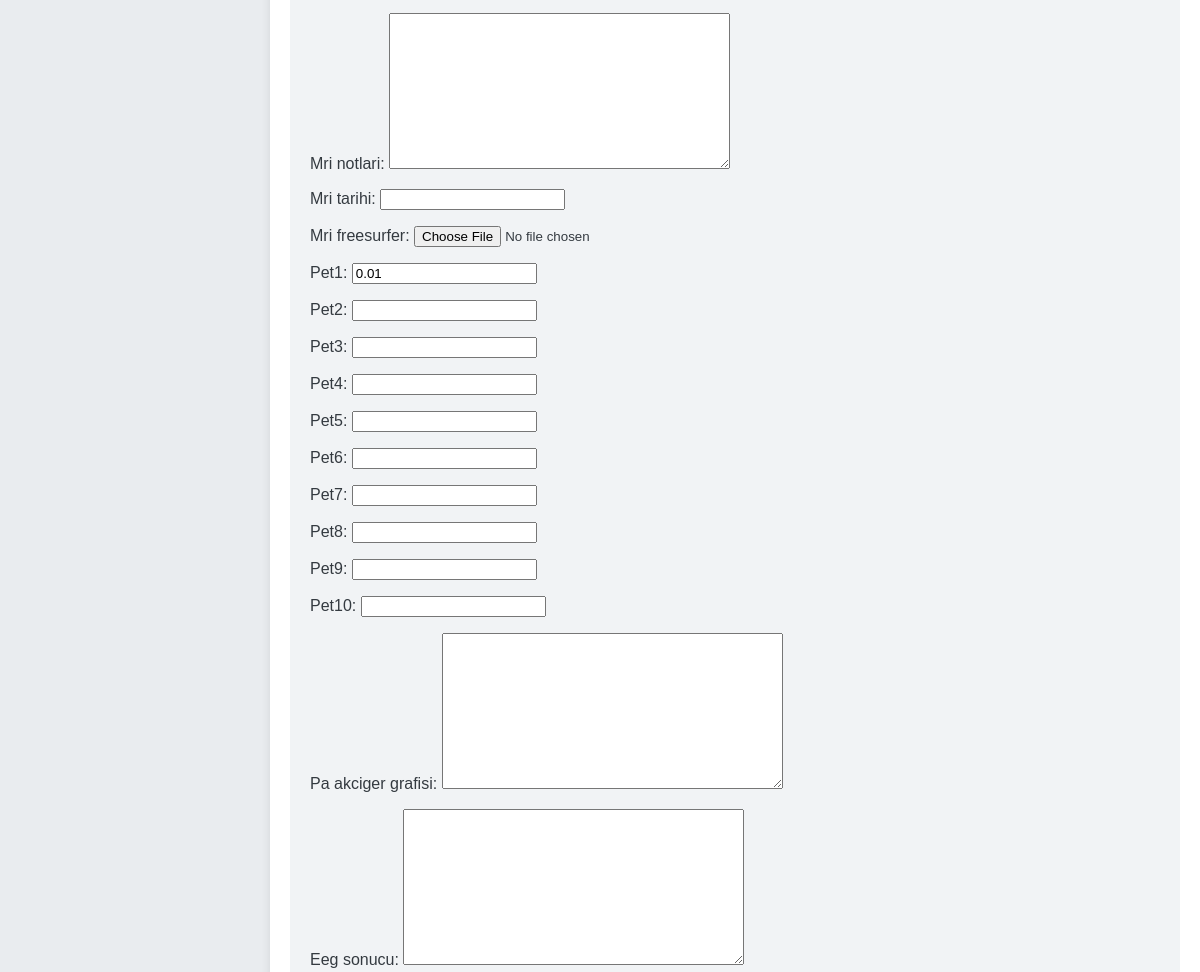
The app's page /muayene/edit/1/ (middle part), older data.
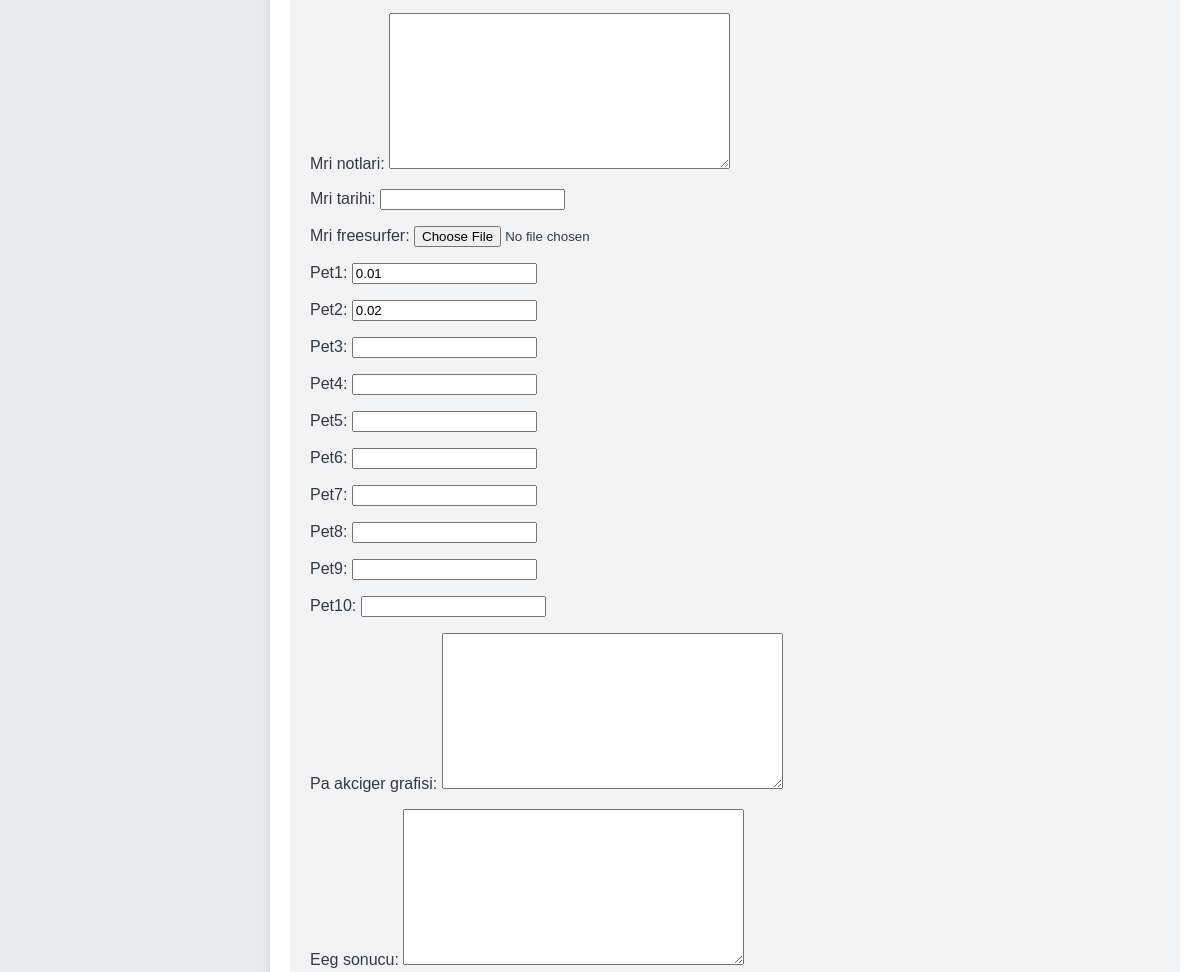
The same page, newer data.
### AHVP_app/models.py (models this page shows, shortened)
class Muayene(models.Model):
    hasta = models.ForeignKey(Hasta, on_delete=models.CASCADE)  # The examination belongs to a patient
    sifrelenmis_tarih = models.CharField(max_length=255)  # Encrypted date
    denge_bozuklugu = models.BooleanField(default=False)
    serebellar_bulgular = models.BooleanField(default=False)
    ense_sertligi = models.BooleanField(default=False)
    parkinsonizm = models.BooleanField(default=False)
    kranial_sinir_bulgulari = models.BooleanField(default=False)
    motor_duygusal_bulgular = models.BooleanField(default=False)
    patolojik_refleks = models.BooleanField(default=False)
    acer = models.IntegerField(null=True, blank=True)
    npt = models.IntegerField(null=True, blank=True)
    beck_depresyon = models.IntegerField(null=True, blank=True)
    beck_anksiyete = models.IntegerField(null=True, blank=True)
    geriatrik_depresyon = models.IntegerField(null=True, blank=True)
    mmse_zaman = models.IntegerField(null=True, blank=True)
    mmse_yer = models.IntegerField(null=True, blank=True)
    mmse_kayithafizasi = models.IntegerField(null=True, blank=True)
    mmse_dikkat = models.IntegerField(null=True, blank=True)
    mmse_hatirlama = models.IntegerField(null=True, blank=True)
    mmse_lisan = models.IntegerField(null=True, blank=True)
    mmse = models.IntegerField(null=True, blank=True)
    tam_kan_hb = models.DecimalField(max_digits=5, decimal_places=2, null=True, blank=True)
    tam_kan_lym = models.DecimalField(max_digits=5, decimal_places=2, null=True, blank=True)
    tam_kan_neu = models.DecimalField(max_digits=5, decimal_places=2, null=True, blank=True)
    tam_kan_plt = models.DecimalField(max_digits=5, decimal_places=2, null=True, blank=True)
    vitamin_b12 = models.DecimalField(max_digits=5, decimal_places=2, null=True, blank=True)
    ast = models.DecimalField(max_digits=5, decimal_places=2, null=True, blank=True)
    alt = models.DecimalField(max_digits=5, decimal_places=2, null=True, blank=True)
    ldh = models.DecimalField(max_digits=5, decimal_places=2, null=True, blank=True)
    bun = models.DecimalField(max_digits=5, decimal_places=2, null=True, blank=True)
    kreatinin = models.DecimalField(max_digits=5, decimal_places=2, null=True, blank=True)
    uric_acid = models.DecimalField(max_digits=5, decimal_places=2, null=True, blank=True)
    eritrosit = models.DecimalField(max_digits=5, decimal_places=2, null=True, blank=True)
    sedim = models.DecimalField(max_digits=5, decimal_places=2, null=True, blank=True)
    vldrl = models.CharField(max_length=100, null=True, blank=True)
    bt_sonucu = models.TextField(null=True, blank=True)
    mri_notlari = models.TextField(null=True, blank=True)
    mri_tarihi = models.DateField(null=True, blank=True)
    mri_freesurfer = models.FileField(upload_to='mri/', null=True, blank=True)
    pet1 = models.DecimalField(max_digits=5, decimal_places=2, null=True, blank=True)
    pet2 = models.DecimalField(max_digits=5, decimal_places=2, null=True, blank=True)
    pet3 = models.DecimalField(max_digits=5, decimal_places=2, null=True, blank=True)
    pet4 = models.DecimalField(max_digits=5, decimal_places=2, null=True, blank=True)
    pet5 = models.DecimalField(max_digits=5, decimal_places=2, null=True, blank=True)
    pet6 = models.DecimalField(max_digits=5, decimal_places=2, null=True, blank=True)
    pet7 = models.DecimalField(max_digits=5, decimal_places=2, null=True, blank=True)
    pet8 = models.DecimalField(max_digits=5, decimal_places=2, null=True, blank=True)
    pet9 = models.DecimalField(max_digits=5, decimal_places=2, null=True, blank=True)
    pet10 = models.DecimalField(max_digits=5, decimal_places=2, null=True, blank=True)
    pa_akciger_grafisi = models.TextField(null=True, blank=True)
    eeg_sonucu = models.TextField(null=True, blank=True)
    eeg_file = models.FileField(upload_to='mri/', null=True, blank=True)
    amiloid = models.DecimalField(max_digits=5, decimal_places=2, null=True, blank=True)
    tau = models.DecimalField(max_digits=5, decimal_places=2, null=True, blank=True)
    ek_testler = models.TextField(null=True, blank=True)

### AHVP_app/views.py (the view)
# urls.py: path('muayene/edit/<int:id>/', views.edit_examination_view, name='edit_examination_view'),
def edit_examination_view(request, id):
    muayene = get_object_or_404(Muayene, id=id)
    if request.method == 'POST':
        form = MuayeneForm(request.POST, request.FILES, instance=muayene)
        if form.is_valid():
            form.save()
            messages.success(request, 'Muayene başarıyla kaydedildi.')  # Success message
            return redirect('search_examination_view')
    else:
        form = MuayeneForm(instance=muayene)
    return render(request, 'edit_examination.html', {'form': form, 'muayene': muayene})

### AHVP_app/forms.py
class MuayeneForm(forms.ModelForm):
    class Meta:
        model = Muayene
        fields = [
            'hasta',  # Dropdown for selecting the patient
            'denge_bozuklugu', 'serebellar_bulgular', 'ense_sertligi', 'parkinsonizm',
            'kranial_sinir_bulgulari', 'motor_duygusal_bulgular', 'patolojik_refleks',
            'acer', 'npt', 'beck_depresyon', 'beck_anksiyete', 'geriatrik_depresyon', 'mmse', 'mmse_zaman', 'mmse_yer', 'mmse_kayithafizasi', 'mmse_dikkat', 'mmse_hatirlama', 'mmse_lisan',
            'tam_kan_hb', 'tam_kan_lym', 'tam_kan_neu', 'tam_kan_plt',
            'vitamin_b12', 'ast', 'alt', 'ldh', 'bun', 'kreatinin', 'uric_acid', 'eritrosit', 'sedim', 'vldrl',
            'bt_sonucu', 'mri_notlari', 'mri_tarihi', 'mri_freesurfer',
            'pet1', 'pet2', 'pet3', 'pet4', 'pet5', 'pet6', 'pet7', 'pet8', 'pet9', 'pet10',
            'pa_akciger_grafisi', 'eeg_sonucu', 'eeg_file', 'amiloid','tau','ek_testler'
        ]

### AHVP_app/models.py (called while the page is built)
    def __str__(self):
        return f"{self.isim} {self.soyisim} ({self.unique_hasta_id})"

### AHVP_app/templates/edit_examination.html (shortened to what this page needs)
{% extends 'base.html' %}
{% block content %}
    <div class="dashboard-content">
        <form method="POST" action="{% url 'edit_examination_view' muayene.id %}" enctype="multipart/form-data">
            {{ form.as_p }}
        </form>
    </div>
{% endblock %}

Row changes from the older to the newer data that the page shows:
changed Muayene: pet2 (not shown) → "0.02"
